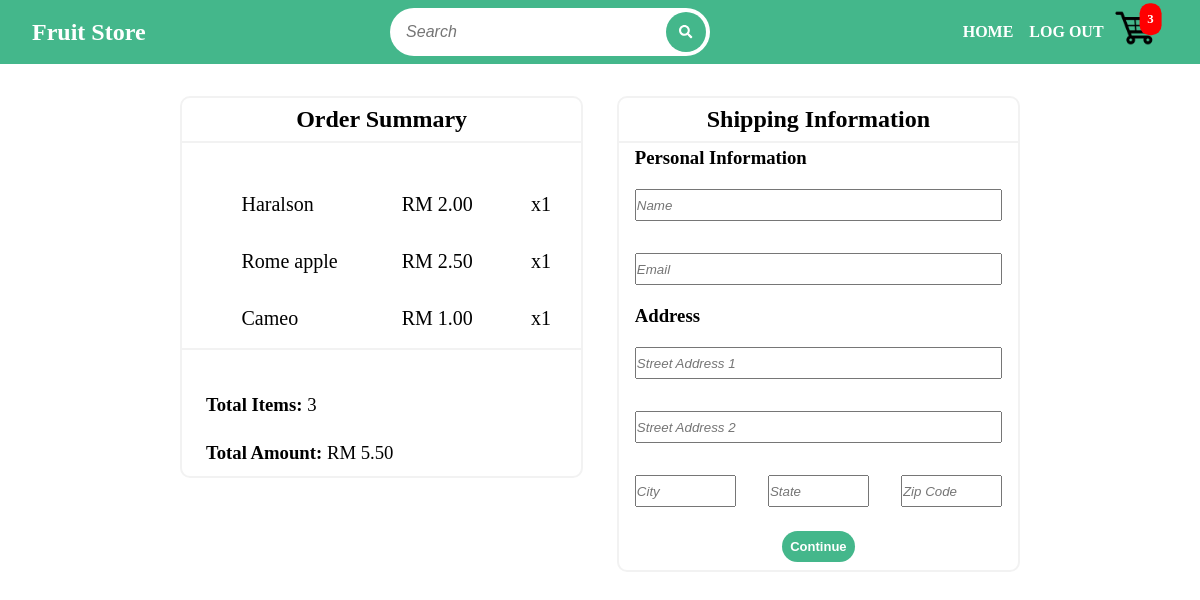
The app's page /checkout/ (signed in), older data.
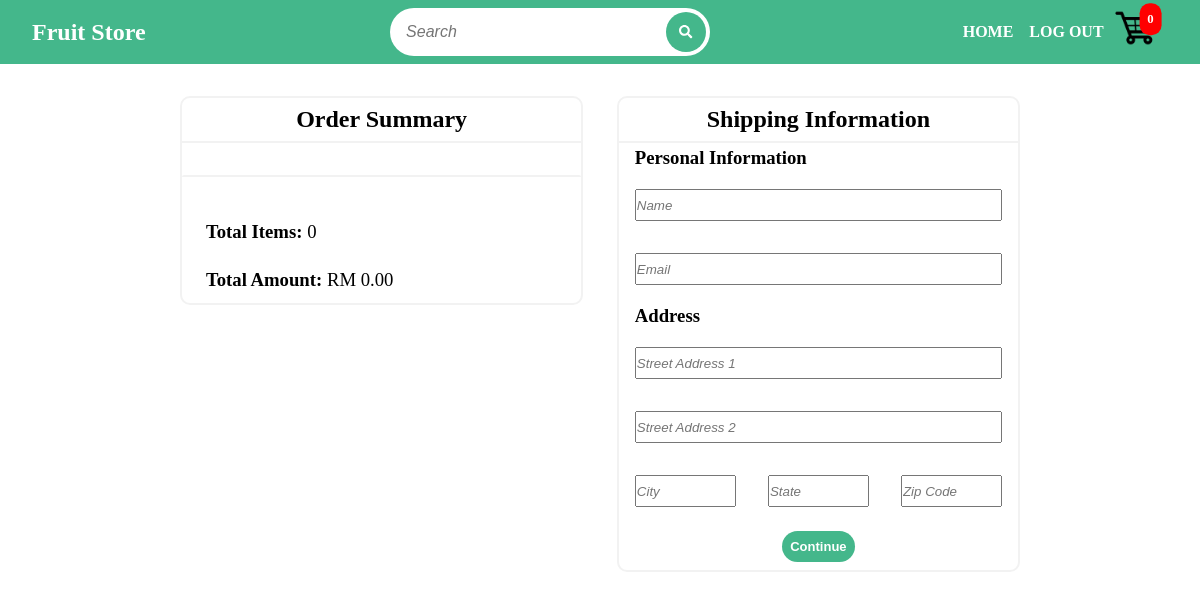
The same page, newer data.
### main/models.py (models this page shows, shortened)
class OrderItem(models.Model):
    product = models.ForeignKey(Product, on_delete=models.SET_NULL, blank=True, null=True)
    order = models.ForeignKey(Order, on_delete=models.SET_NULL, blank=True, null=True)
    quantity = models.IntegerField(default=0, null=True, blank=True)
    date_added = models.DateTimeField(default=timezone.now)
    @property
    def get_total(self):
        return self.product.price * self.quantity

class Product(models.Model):
    name = models.CharField(max_length=100)
    description = models.TextField()
    categories = models.ManyToManyField(Categories, blank=True)
    date_posted = models.DateTimeField(default=timezone.now)
    price = models.DecimalField(max_digits=100, decimal_places=2)
    image = models.ImageField(null=True, blank=True, upload_to='product_images')
    objects = ProductManager()
    @property
    def imageURL(self):
        from django.conf import settings
        from .utils import create_presigned_url
        try:
            url = self.image.url
            tmpkey = url.split('/')[3:]
            tmpkey[-1] = tmpkey[-1].split('?')[0]
            tmpkey = '/'.join(tmpkey)
            url = create_presigned_url(settings.AWS_STORAGE_BUCKET_NAME + '-resized', tmpkey)
        except:
            url = ''
        return url

class Order(models.Model):
    customer = models.ForeignKey(Customer, on_delete=models.SET_NULL, blank=True, null=True)
    date_ordered = models.DateTimeField(default=timezone.now)
    complete = models.BooleanField(default=False, null=True, blank=True)
    transaction_id = models.IntegerField(null=True)
    @property
    def get_cart_total(self):
        orderitems = self.orderitem_set.all()
        return sum([item.get_total for item in orderitems])
    def get_cart_quantity(self):
        orderitems = self.orderitem_set.all()
        return sum([item.quantity for item in orderitems])

### main/views.py (the view)
# urls.py: path('checkout/', views.checkout, name='main-checkout'),
def checkout(request):
    data = cartData(request)
    cartItems = data['cartItems']
    order = data['order']
    items = data['items']
    context = {
        'title': 'Checkout',
        'items': items,
        'order': order,
        'cartItems': cartItems
    }
    return render(request, 'main/checkout.html', context)

### main/utils.py (called while the page is built)
def cartData(request):
    if request.user.is_authenticated:
        customer, created = Customer.objects.get_or_create(email=request.user.email)
        if created:
            customer.user = request.user
            customer.name = request.user.get_full_name()
        customer.save()
        order, created = Order.objects.get_or_create(customer=customer, complete=False)
        items = order.orderitem_set.all()
        cartItems = order.get_cart_quantity()
    else:
        cookieData = cookieCart(request)
        cartItems = cookieData['cartItems']
        order = cookieData['order']
        items = cookieData['items']
    return {
        'cartItems': cartItems,
        'items': items,
        'order': order
    }

### main/templates/main/checkout.html (shortened to what this page needs)
{% extends "main/base.html" %}
{% load static %}
{% block content %}
    <div class="checkout-container content-container mrl-5">
        <div class="left-container">
            <div class="checkout-page-container order-summary" style="overflow: auto;">
                <h2>Order Summary</h2>
                <table>
                    {% for item in items %}
                        <tr>
                            <td>
                                <div class="checkout-product-img">
                                </div>
                            </td>
                            <td>{{ item.product.name }}</td>
                            <td><span>RM </span><span>{{ item.product.price }}</span></td>
                            <td><span>x</span><span>{{ item.quantity }}</span></td>
                        </tr>
                    {% endfor %}
                </table>
                <div class="order-summary-footer">
                    <div class="order-summary-details">
                        <h3>Total Items: <span style="font-weight: normal;">{{ order.get_cart_quantity }}</span></h3>
                        <br>
                        <h3>Total Amount: <span style="font-weight: normal;">RM <span>{{ order.get_cart_total|floatformat:2 }}</span></span></h3>
                    </div>
                </div>
            </div>
        </div>
        <div class="right-container">
            <div class="checkout-page-container shipping-info">
                <form class="shipping-checkout" method="POST" action="">
                    <h2>Shipping Information</h2>
                    <div class="personal-info">
                        <h3>Personal Information</h3>
                        <div class="personal-info-field">
                            <input required type="text" placeholder="Name" name="name">
                            <input required type="email" placeholder="Email" name="email">
                        </div>
                    </div>
                    <div class="address-info">
                        <h3>Address</h3>
                        <div class="address-info-field">
                            <input required class="address" type="text" placeholder="Street Address 1" name="address1">
                            <input class="address" type="text" placeholder="Street Address 2" name="address2">
                            <div class="address-second-part-info">
                                <input required  type="text" placeholder="City" name="city">
                                <input required  type="text" placeholder="State" name="state">
                                <input required  type="number" placeholder="Zip Code" name="zipcode">
                            </div>
                        </div>
                    </div>
                    <div class="confirmation-btn">
                        <button id="green-btn" class="shipping-info-confirmation" type="submit">Continue</button>
                    </div>
                </form>
            </div>
            <br>
        </div>
    </div>
{% endblock content %}

Row changes from the older to the newer data that the page shows:
no longer on this page (row unchanged): OrderItem: product.name "Haralson", product.price "2.00", quantity "1"
no longer on this page (row unchanged): OrderItem: product.name "Rome apple", product.price "2.50", quantity "1"
no longer on this page (row unchanged): OrderItem: product.name "Cameo", product.price "1.00", quantity "1"
no longer on this page (row edited): Order: get_cart_quantity "3", get_cart_total "5.50"
added Order: get_cart_quantity "0", get_cart_total "0.00"
Text that changed along with them:
{{ cartItems }}: "3" → "0"
